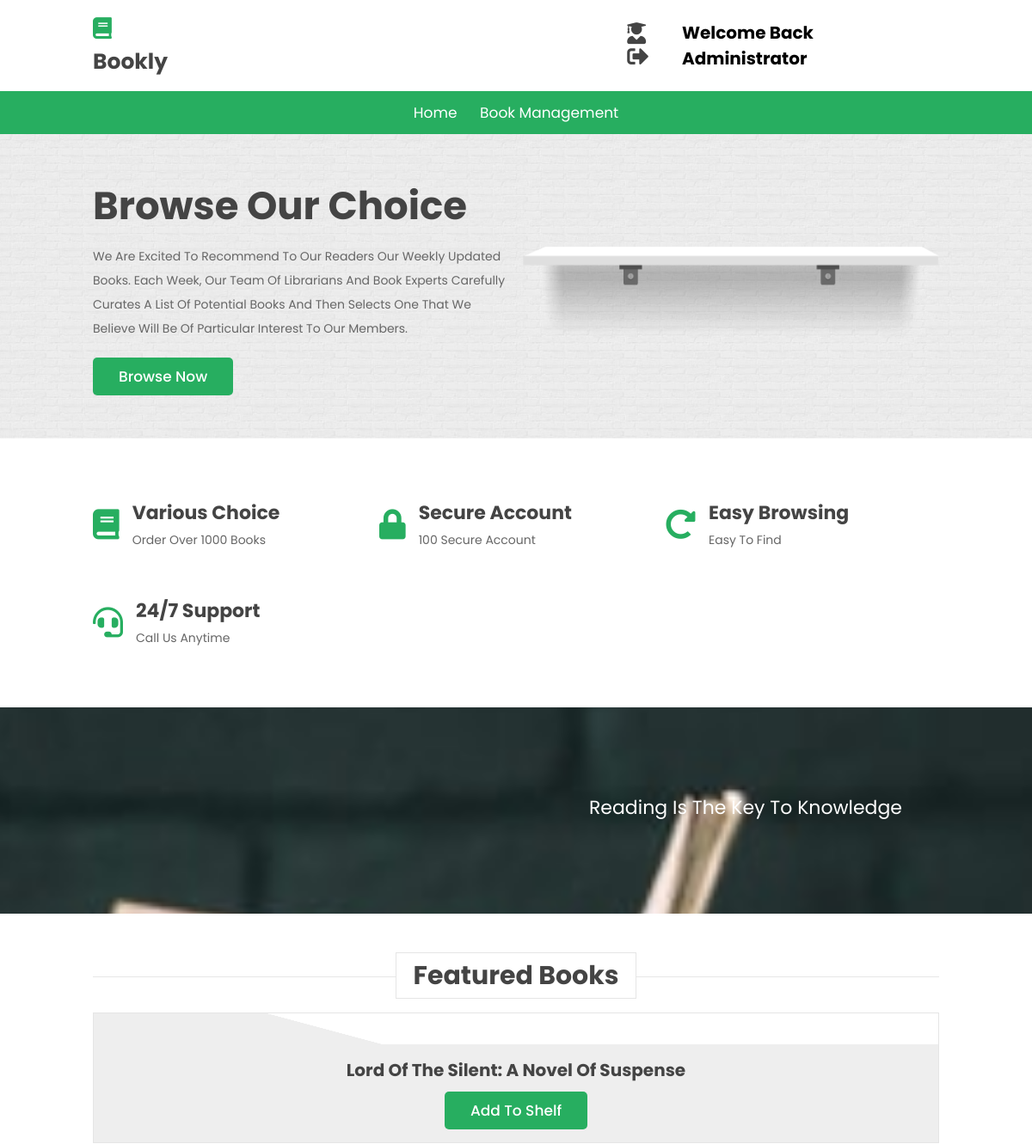
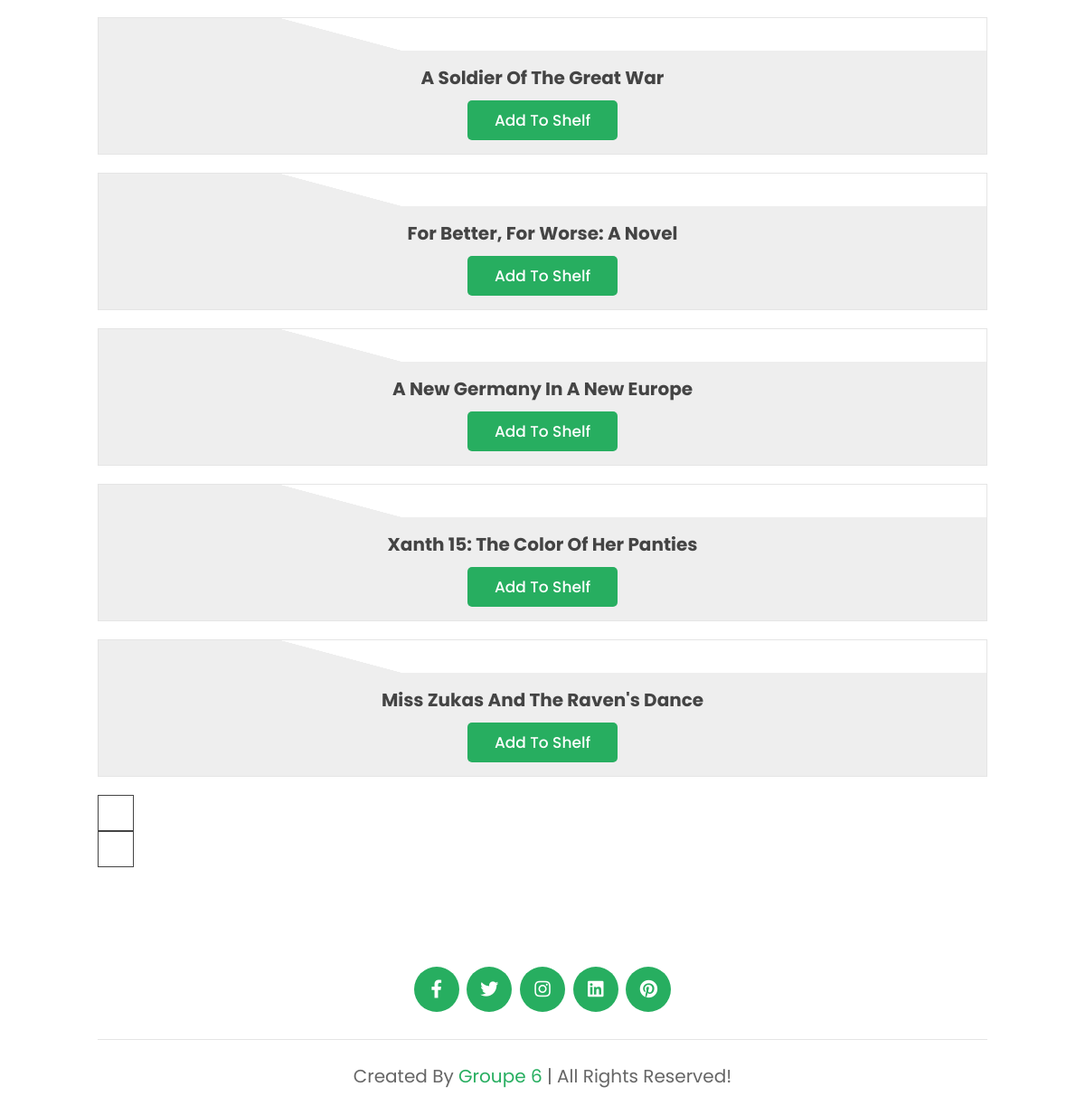
Page / (signed in) on the committed database (2 pictures, top to bottom).
### tables this page shows
CREATE TABLE `books` (
  `ISBN` varchar(20) DEFAULT NULL,
  `Book-Title` varchar(200) DEFAULT NULL,
  `Book-Author` varchar(100) DEFAULT NULL,
  `Year-Publication` varchar(30) DEFAULT NULL,
  `Publisher` varchar(100) DEFAULT NULL,
  `Image-URL-S` varchar(200) DEFAULT NULL,
  `Image-URL-M` varchar(200) DEFAULT NULL,
  `Image-URL-L` varchar(200) DEFAULT NULL
);

### index.php (the view, shortened to what this page needs)
<!DOCTYPE html>
<html lang="en">
<head>
    <link rel="stylesheet" href="https://unpkg.com/swiper@7/swiper-bundle.min.css" />
    <link rel="stylesheet" href="https://cdnjs.cloudflare.com/ajax/libs/font-awesome/5.15.4/css/all.min.css">
    <link rel="stylesheet" href="css/style.css">
    <?php
    include "./php/userBookRenting.php";
    ?>
</head>
<body>
    <header class="header">
        <div class="header-1">
            <a href="#" class="logo"> <i class="fas fa-book"></i> bookly </a>
            <div class="icons">
                <?php if (!empty($_SESSION['username'])) {  ?>
                    <?php if (!empty($_SESSION['adminName'])) { ?>
                        <a href="../Library-E-Book/php/adminProfile.php" class="fas fa-user-graduate"></a>
                    <?php } else { ?>
                        <a href="../Library-E-Book/php/userprofile.php" class="fas fa-user"></a>
                    <?php } ?>
                    <a href="../Library-E-Book/php/logout.php" class="fas fa-sign-out-alt"></a>
                <?php } ?>
            </div>
            <?php
            if (!empty($_SESSION['username'])) {
            ?>
                <div class="index">
                    <h1>
                        Welcome back <?php echo $_SESSION['username']; ?>
                    </h1>
                </div>
            <?php } ?>
        </div>
        <div class="header-2">
            <nav class="navbar">
                <?php
                if (!empty($_SESSION['adminID'])) {
                ?>
                    <a href="./php/adminProfile.php">home</a>
                    <a href="./php/adminBookListing.php">Book Management</a>
                <?php
                } elseif (!empty($_SESSION['username']) && empty($_SESSION['adminID'])) {
                ?>
                    <a href="./php/userprofile.php">home</a>
                    <a href="./php/userBookListing.php">My bookshelf</a>
                    <a href="./php/userBookBrowsing.php">Browsing Books</a>
                <?php } else { ?>
                    <a href="#">home</a>
                    <a href="./php/bookBrowsing.php">Browse Books</a>
                <?php } ?>
            </nav>
        </div>
    </header>
    <section class="home" id="home">
        <div class="row">
            <div class="content">
                <h3>Browse our choice</h3>
                <p>
                    We are excited to recommend to our readers our weekly updated books. Each week, our team of librarians and book experts carefully curates a list of potential books and then selects one that we believe will be of particular interest to our members.
                </p>
                <?php
                if (!empty($_SESSION['username'])) {
                ?>
                    <a href="./php/userBookBrowsing.php" class="btn">Browse Now</a>
                <?php } else { ?>
                    <a href="./php/bookBrowsing.php" class="btn">Browse Now</a>
                <?php } ?>
            </div>
            <div class="swiper books-slider">
                <div class="swiper-wrapper">
                </div>
                <img src="image/stand.png" class="stand" alt="">
            </div>
        </div>
    </section>
    <section class="icons-container">
        <div class="icons">
            <i class="fas fa-book"></i>
            <div class="content">
                <h3>various choice</h3>
                <p>order over 1000 books</p>
            </div>
        </div>
        <div class="icons">
            <i class="fas fa-lock"></i>
            <div class="content">
                <h3>secure account</h3>
                <p>100 secure account</p>
            </div>
        </div>
        <div class="icons">
            <i class="fas fa-redo-alt"></i>
            <div class="content">
                <h3>easy browsing</h3>
                <p>easy to find</p>
            </div>
        </div>
        <div class="icons">
            <i class="fas fa-headset"></i>
            <div class="content">
                <h3>24/7 support</h3>
                <p>call us anytime</p>
            </div>
        </div>
    </section>
    <section class="newsletter">
        <form action="">
            <h3>Reading is the key to knowledge</h3>
        </form>
    </section>
    <section class="featured" id="featured">
        <h1 class="heading"> <span>featured books</span> </h1>
        <div class="swiper featured-slider">
            <div class="swiper-wrapper">
                <div class="swiper-slide box">
                    <?php
                    $query = "SELECT * FROM books WHERE `ISBN` = '380817144'";
                    $result = mysqli_query($connection, $query);
                    $row = mysqli_fetch_assoc($result);
                    ?>
                    <div class="image">
                    </div>
                    <div class="content">
                        <h3><?php echo $row['Book-Title'] ?></h3>
                        <form action="" method="post">
                            <input type="submit" value="add to shelf" name="rentBook" class="btn">
                        </form>
                    </div>
                </div>
                <div class="swiper-slide box">
                    <?php
                    $query = "SELECT * FROM books WHERE `ISBN` = '380715899'";
                    $result = mysqli_query($connection, $query);
                    $row = mysqli_fetch_assoc($result);
                    ?>
                    <div class="image">
                    </div>
                    <div class="content">
                        <h3><?php echo $row['Book-Title'] ?></h3>
                        <form action="" method="post">
                            <input type="submit" value="add to shelf" name="rentBook" class="btn">
                        </form>
                    </div>
                </div>
                <div class="swiper-slide box">
                    <?php
                    $query = "SELECT * FROM books WHERE `ISBN` = '380820447'";
                    $result = mysqli_query($connection, $query);
                    $row = mysqli_fetch_assoc($result);
                    ?>
                    <div class="image">
                    </div>
                    <div class="content">
                        <h3><?php echo $row['Book-Title'] ?></h3>
                        <form action="" method="post">
                            <input type="submit" value="add to shelf" name="rentBook" class="btn">
                        </form>
                    </div>
                </div>
                <div class="swiper-slide box">
                    <?php
                    $query = "SELECT * FROM books WHERE `ISBN` = '415928087'";
                    $result = mysqli_query($connection, $query);
                    $row = mysqli_fetch_assoc($result);
                    ?>
                    <div class="image">
                    </div>
                    <div class="content">
                        <h3><?php echo $row['Book-Title'] ?></h3>
                        <a href="#" class="btn">add to shelf</a>
                    </div>
                </div>
                <div class="swiper-slide box">
                    <?php
                    $query = "SELECT * FROM books WHERE `ISBN` = '380759497'";
                    $result = mysqli_query($connection, $query);
                    $row = mysqli_fetch_assoc($result);
                    ?>
                    <div class="image">
                    </div>
                    <div class="content">
                        <h3><?php echo $row['Book-Title'] ?></h3>
                        <form action="" method="post">
                            <input type="submit" value="add to shelf" name="rentBook" class="btn">
                        </form>
                    </div>
                </div>
                <div class="swiper-slide box">
                    <?php
                    $query = "SELECT * FROM books WHERE `ISBN` = '038078243X'";
                    $result = mysqli_query($connection, $query);
                    $row = mysqli_fetch_assoc($result);
                    ?>
                    <div class="image">
                    </div>
                    <div class="content">
                        <h3><?php echo $row['Book-Title'] ?></h3>
                        <form action="" method="post">
                            <input type="submit" value="add to shelf" name="rentBook" class="btn">
                        </form>
                    </div>
                </div>
            </div>
            <div class="swiper-button-next"></div>
            <div class="swiper-button-prev"></div>
        </div>
    </section>
    <section class="footer">
        <div class="share">
            <a href="#" class="fab fa-facebook-f"></a>
            <a href="#" class="fab fa-twitter"></a>
            <a href="#" class="fab fa-instagram"></a>
            <a href="#" class="fab fa-linkedin"></a>
            <a href="#" class="fab fa-pinterest"></a>
        </div>
        <div class="credit"> created by <span>Groupe 6</span> | all rights reserved! </div>
    </section>
</body>
</html>

### css/style.css (style rules this page uses)
:root { --green: #27ae60; --dark-color: #219150; --black: #444; --light-color: #666; --border: .1rem solid rgba(0, 0, 0, .1); --border-hover: .1rem solid var(--black); --box-shadow: 0 .5rem 1rem rgba(0, 0, 0, .1); }
* { font-family: 'Poppins', sans-serif; margin: 0; padding: 0; box-sizing: border-box; outline: none; border: none; text-decoration: none; text-transform: capitalize; transition: all .2s linear; transition: width none; }
html { font-size: 62.5%; overflow-x: hidden; scroll-padding-top: 5rem; scroll-behavior: smooth; }
section { padding: 5rem 9%; }
.heading { text-align: center; margin-bottom: 2rem; position: relative; }
.heading::before { content: ''; position: absolute; top: 50%; left: 0; transform: translateY(-50%); width: 100%; height: .01rem; background: rgba(0, 0, 0, .1); z-index: -1; }
.heading span { font-size: 3rem; padding: .5rem 2rem; color: var(--black); background: #fff; border: var(--border); }
.btn { margin-top: 1rem; display: inline-block; padding: .9rem 3rem; border-radius: .5rem; color: #fff; background: var(--green); font-size: 1.7rem; cursor: pointer; font-weight: 500; }
.header .header-1 { background: #fff; padding: 1.5rem 9%; display: flex; align-items: center; justify-content: space-between; }
.header .header-1 .logo { font-size: 2.5rem; font-weight: bolder; color: var(--black); }
.header .header-1 .logo i { color: var(--green); }
.header .header-1 .icons div, .header .header-1 .icons a { font-size: 2.5rem; margin-left: 1.5rem; color: var(--black); cursor: pointer; }
.header .header-2 { background: var(--green); }
.header .header-2 .navbar { text-align: center; }
.header .header-2 .navbar a { color: #fff; display: inline-block; padding: 1.2rem; font-size: 1.7rem; }
.home { background: url(../image/banner-bg.jpg) no-repeat; background-size: cover; background-position: center; }
.home .row { display: flex; align-items: center; flex-wrap: wrap; gap: 1.5rem; }
.home .row .content { flex: 1 1 42rem; }
.home .row .books-slider { flex: 1 1 42rem; text-align: center; margin-top: 2rem; }
.home .row .books-slider .stand { width: 100%; margin-top: -2rem; }
.home .row .content h3 { color: var(--black); font-size: 4.5rem; }
.home .row .content p { color: var(--light-color); font-size: 1.4rem; line-height: 2; padding: 1rem 0; }
.icons-container { display: grid; grid-template-columns: repeat(auto-fit, minmax(25rem, 1fr)); gap: 1.5rem; }
.icons-container .icons { display: flex; align-items: center; gap: 1.5rem; padding: 2rem 0; }
.icons-container .icons i { font-size: 3.5rem; color: var(--green); }
.icons-container .icons h3 { font-size: 2.2rem; color: var(--black); padding-bottom: .5rem; }
.icons-container .icons p { font-size: 1.4rem; color: var(--light-color); }
.featured .featured-slider .box { margin: 2rem 0; position: relative; overflow: hidden; border: var(--border); text-align: center; }
.featured .featured-slider .box .image { padding: 1rem; background: linear-gradient(15deg, #eee 30%, #fff 30.1%); }
.featured .featured-slider .box .content { background: #eee; padding: 1.5rem; }
.featured .featured-slider .box .content h3 { font-size: 2rem; color: var(--black); }
.swiper-button-next, .swiper-button-prev { border: var(--border-hover); height: 4rem; width: 4rem; color: var(--black); background: #fff; }
.swiper-button-next::after, .swiper-button-prev::after { font-size: 2rem; }
.newsletter { background: url(../image/letter-bg.jpg) no-repeat; background-size: cover; background-position: center; background-attachment: fixed; }
.newsletter form { max-width: 45rem; margin-left: auto; text-align: center; padding: 5rem 0; }
.newsletter form h3 { font-size: 2.2rem; color: #fff; padding-bottom: .7rem; font-weight: normal; }
.footer .share { padding: 1rem 0; text-align: center; }
.footer .share a { height: 5rem; width: 5rem; line-height: 5rem; font-size: 2rem; color: #fff; background: var(--green); margin: 0 .3rem; border-radius: 50%; }
.footer .credit { border-top: var(--border); margin-top: 2rem; padding: 0 1rem; padding-top: 2.5rem; font-size: 2rem; color: var(--light-color); text-align: center; }
.footer .credit span { color: var(--green); }

### rows in the picture
books: value "Lord Of The Silent: A Novel Of Suspense"
books: value "A Soldier Of The Great War"
books: value "For Better, For Worse: A Novel"
books: value "A New Germany In A New Europe"
books: value "Xanth 15: The Color Of Her Panties"
books: value "Miss Zukas And The Raven's Dance"

### other values in the picture
$_SESSION['username'] "Administrator"
